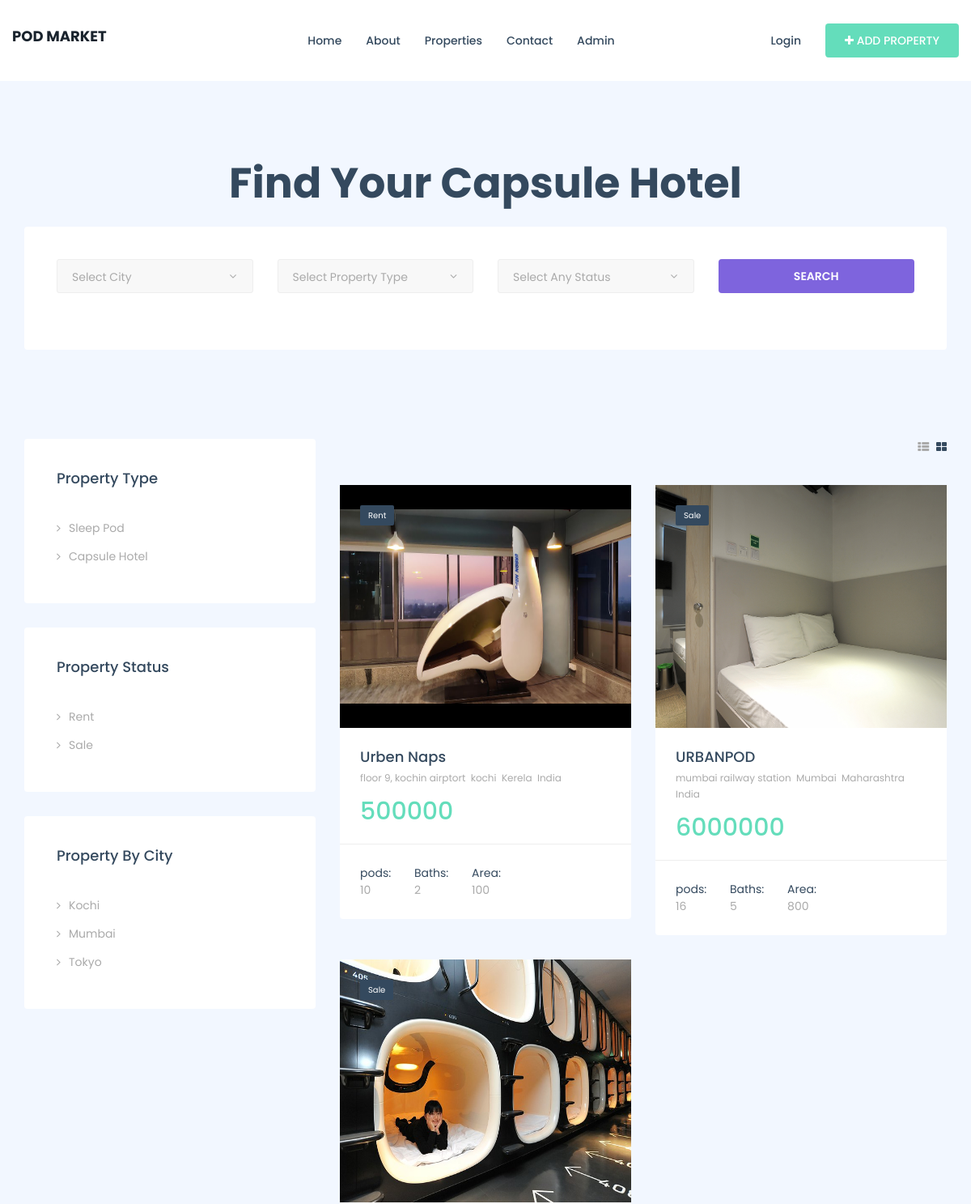
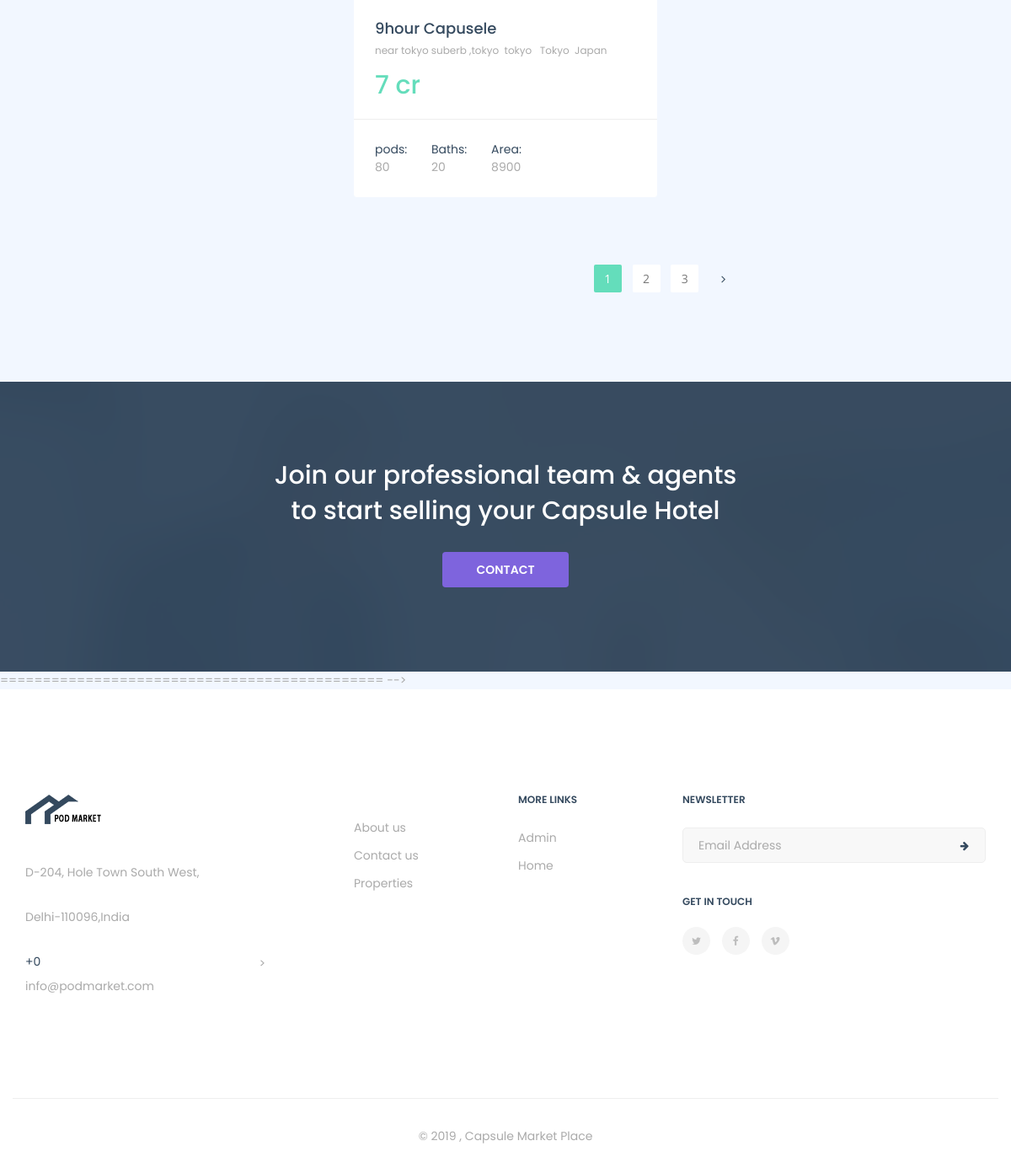
/properties-grid.php, run on the app's committed database (2 pictures, top to bottom).
### tables this page shows
CREATE TABLE `tblproperty` (
  `ID` int(10) NOT NULL,
  `UserID` char(20) DEFAULT NULL,
  `PropertyTitle` mediumtext DEFAULT NULL,
  `PropertDescription` mediumtext DEFAULT NULL,
  `Type` varchar(50) DEFAULT NULL,
  `Status` varchar(100) DEFAULT NULL,
  `Location` varchar(200) DEFAULT NULL,
  `Bedrooms` varchar(200) DEFAULT NULL,
  `Bathrooms` varchar(200) DEFAULT NULL,
  `Floors` varchar(200) DEFAULT NULL,
  `Garages` varchar(200) DEFAULT NULL,
  `Area` varchar(50) DEFAULT NULL,
  `Size` varchar(50) DEFAULT NULL,
  `RentorsalePrice` varchar(120) DEFAULT NULL,
  `BeforePricelabel` varchar(120) DEFAULT NULL,
  `AfterPricelabel` varchar(120) DEFAULT NULL,
  `PropertyID` varchar(120) DEFAULT NULL,
  `CenterCooling` int(4) DEFAULT NULL,
  `Balcony` int(4) DEFAULT NULL,
  `PetFriendly` int(4) DEFAULT NULL,
  `Barbeque` int(4) DEFAULT NULL,
  `FireAlarm` int(4) DEFAULT NULL,
  `ModernKitchen` int(4) DEFAULT NULL,
  `Storage` int(4) DEFAULT NULL,
  `Dryer` int(4) DEFAULT NULL,
  `Heating` int(4) DEFAULT NULL,
  `Pool` int(4) DEFAULT NULL,
  `Laundry` int(4) DEFAULT NULL,
  `Sauna` int(4) DEFAULT NULL,
  `Gym` int(4) DEFAULT NULL,
  `Elevator` int(4) DEFAULT NULL,
  `DishWasher` int(4) DEFAULT NULL,
  `EmergencyExit` int(4) DEFAULT NULL,
  `FeaturedImage` varchar(200) DEFAULT NULL,
  `GalleryImage1` varchar(200) DEFAULT NULL,
  `GalleryImage2` varchar(200) DEFAULT NULL,
  `GalleryImage3` varchar(200) DEFAULT NULL,
  `GalleryImage4` varchar(200) DEFAULT NULL,
  `GalleryImage5` varchar(200) DEFAULT NULL,
  `Address` varchar(200) DEFAULT NULL,
  `Country` varchar(200) DEFAULT NULL,
  `City` varchar(220) DEFAULT NULL,
  `State` varchar(200) DEFAULT NULL,
  `ZipCode` varchar(200) DEFAULT NULL,
  `Neighborhood` varchar(200) DEFAULT NULL,
  `ListingDate` timestamp NULL DEFAULT current_timestamp()
);

CREATE TABLE `tblstate` (
  `ID` int(10) NOT NULL,
  `CountryID` int(5) DEFAULT NULL,
  `StateName` varchar(120) DEFAULT NULL,
  `EnterDate` timestamp NOT NULL DEFAULT current_timestamp()
);

CREATE TABLE `tblcountry` (
  `ID` int(10) NOT NULL,
  `CountryName` varchar(120) DEFAULT NULL,
  `EnterDate` timestamp NOT NULL DEFAULT current_timestamp() ON UPDATE current_timestamp()
);

CREATE TABLE `tblpage` (
  `ID` int(10) NOT NULL,
  `PageType` varchar(120) DEFAULT NULL,
  `PageTitle` mediumtext DEFAULT NULL,
  `PageDescription` mediumtext DEFAULT NULL,
  `Email` varchar(120) DEFAULT NULL,
  `MobileNumber` bigint(10) DEFAULT NULL,
  `UpdationDate` timestamp NULL DEFAULT NULL ON UPDATE current_timestamp()
);

### properties-grid.php (the view, shortened to what this page needs)
<!DOCTYPE html>
<html dir="ltr" lang="en-US">
<head>
    <link href="assets/css/external.css" rel="stylesheet">
    <link href="assets/css/bootstrap.min.css" rel="stylesheet">
    <link href="assets/css/style.css" rel="stylesheet">
</head>
<body>
    <div id="wrapper" class="wrapper clearfix">
        <header id="navbar-spy" class="header header-1 header-light header-fixed">
   <?php include_once('includes/header.php');?>
        </header>
        <?php include_once('includes/header-search.php');?>
        <section id="properties-grid" style="margin-top:-10%">
            <div class="container">
                <div class="row">
                    <div class="col-xs-12 col-sm-12 col-md-4">
                        <div class="widget widget-property">
                            <div class="widget--title">
                                <h5>Property Type</h5>
                            </div>
                            <div class="widget--content">
                                <ul class="list-unstyled mb-0">
                                    <?php
$query3=mysqli_query($con,"select distinct Type from  tblproperty");
while($row3=mysqli_fetch_array($query3))
{
?>
                                    <li>
                                        <a href="protypewise-property-detail.php?protypeid=<?php echo $row3['Type'];?>"><?php echo $row3['Type'];?></a>
                                    </li>
                                    <?php } ?>
                                </ul>
                            </div>
                        </div>
                        <div class="widget widget-property">
                            <div class="widget--title">
                                <h5>Property Status</h5>
                            </div>
                            <div class="widget--content">
                                <?php
$query4=mysqli_query($con,"select distinct Status from  tblproperty");
while($row4=mysqli_fetch_array($query4))
{
?>
                                <ul class="list-unstyled mb-0">
                                    <li>
                                       <a href="statuswise-property-detail.php?stproid=<?php echo $row4['Status'];?>"><?php echo $row4['Status'];?></a>
                                    </li>
                                    <?php } ?>
                                </ul>
                            </div>
                        </div>
                        <div class="widget widget-property">
                            <div class="widget--title">
                                <h5>Property By City</h5>
                            </div>
                            <div class="widget--content">
                                <ul class="list-unstyled mb-0">
                                    <?php
$query5=mysqli_query($con,"select distinct City from  tblproperty");
while($row5=mysqli_fetch_array($query5))
{
?>
                                    <li>
                                       <a href="citywise-property-detail.php?cityproid=<?php echo $row5['City'];?>"><?php echo $row5['City'];?></a>
                                    </li>
                                    <?php } ?>
                                </ul>
                            </div>
                        </div>
                    </div>
                    <div class="col-xs-12 col-sm-12 col-md-8">
                        <div class="row">
                            <div class="col-xs-12 col-sm-12 col-md-12">
                                <div class="properties-filter clearfix">
                                    <div class="view--type pull-right">
                                        <a id="switch-list" href="#" class=""><i class="fa fa-th-list"></i></a>
                                        <a id="switch-grid" href="#" class="active"><i class="fa fa-th-large"></i></a>
                                    </div>
                                </div>
                            </div>
                            <div class="properties properties-grid">
<?php
        if (isset($_GET['pageno'])) {
            $pageno = $_GET['pageno'];
        } else {
            $pageno = 1;
        }
        $no_of_records_per_page = 8;
        $offset = ($pageno-1) * $no_of_records_per_page;
        $total_pages_sql = "SELECT COUNT(*) FROM tblproperty";
        $result = mysqli_query($con,$total_pages_sql);
        $total_rows = mysqli_fetch_array($result)[0];
        $total_pages = ceil($total_rows / $no_of_records_per_page);
$query=mysqli_query($con,"select tblproperty.*,tblcountry.CountryName,tblstate.StateName from tblproperty join tblcountry on tblcountry.ID=tblproperty.Country join tblstate on tblstate.ID=tblproperty.State LIMIT $offset, $no_of_records_per_page");
while($row=mysqli_fetch_array($query))
{
?>
                                <div class="col-xs-12 col-sm-6 col-md-6" width='300' height='300'>
                                    <div class="property-item">
                                        <div class="property--img">
<a href="single-property-detail.php?proid=<?php echo $row['ID'];?>">
<img src="propertyimages/<?php echo $row['FeaturedImage'];?>" alt="<?php echo $row['PropertyTitle'];?>"  width='380' height='300'>
                                </a>
<span class="property--status"><?php echo $row['Status'];?></span>
 </div>
 <div class="property--content">
<div class="property--info">
 <h5 class="property--title">
<a href="single-property-detail.php?proid=<?php echo $row['ID'];?>">
    <?php echo $row['PropertyTitle'];?></a></h5>
<p class="property--location"><?php echo $row['Address'];?>&nbsp;
<?php echo $row['City'];?>&nbsp;
<?php echo $row['StateName'];?>&nbsp;
<?php echo $row['CountryName'];?></p>
<p class="property--price"><?php echo $row['RentorsalePrice'];?></p>
 </div>
<div class="property--features">
<ul class="list-unstyled mb-0">
<li><span class="feature">pods:</span><span class="feature-num"><?php echo $row['Bedrooms'];?></span></li>
<li><span class="feature">Baths:</span><span class="feature-num"><?php echo $row['Bathrooms'];?></span></li>
<li><span class="feature">Area:</span><span class="feature-num"><?php echo $row['Area'];?></span></li>
</ul>
</div>
                                        </div>
                                    </div>
                                </div>
<?php } ?>
                            </div>
                              <div class="col-xs-12 col-sm-12 col-md-12 text-center mt-50">
                                      <ul class="pagination" >
                                     <li class="active"><a href="?pageno=1">1</a></li>
                                     <li class="<?php if($pageno <= 1){ echo 'disabled'; } ?>">
                                         <a href="<?php if($pageno <= 1){ echo '#'; } else { echo "?pageno=".($pageno - 1); } ?>">2</a>
                                     </li>
                                     <li class="<?php if($pageno >= $total_pages){ echo 'disabled'; } ?>">
                                         <a href="<?php if($pageno >= $total_pages){ echo '#'; } else { echo "?pageno=".($pageno + 1); } ?>">3</a>
                                     </li>
                                     <li>
                                        <a href="?pageno=<?php echo $total_pages; ?>" aria-label="Next">
                            <span aria-hidden="true"><i class="fa fa-angle-right"></i></span>
                         </a>
                                    </li>
                                 </ul>
                             </div>
                        </div>
                    </div>
                </div>
            </div>
        </section>
<?php include_once('includes/tst.php');?>
============================================= -->
       <?php include_once('includes/footer.php');?>
    </div>
</body>
</html>

### includes/footer.php (shortened to what this page needs)
 <?php
include('includes/dbconnection.php');
?>
 <footer id="footer" class="footer footer-1 bg-white">
            <div class="footer-widget">
                <div class="container">
                    <div class="row">
                        <div class="col-xs-12 col-sm-6 col-md-3 widget--about">
                            <div class="widget--content">
                                <?php
$ret=mysqli_query($con,"select * from tblpage where PageType='contactus'");
while ($row=mysqli_fetch_array($ret)) {
?>
                                <div class="footer--logo">
                                    <img src="assets/images/logo/logo-dark3.png" alt="logo">
                                </div>
                                <p><?php  echo $row['PageDescription'];?></p>
                                <div class="footer--contact">
                                    <ul class="list-unstyled mb-0">
                                        <li>+<?php  echo $row['MobileNumber'];?></li>
                                        <li> <p><?php  echo $row['Email'];?></p></li>
                                    </ul>
                                </div>
                            </div>
                            <?php } ?>
                        </div>
                        <div class="col-xs-12 col-sm-3 col-md-2 col-md-offset-1 widget--links">
                            <div class="widget--content">
                                <ul class="list-unstyled mb-0">
                                    <li><a href="about.php">About us</a></li>
                                    <li><a href="contact.php">Contact us</a></li>
                                   <li><a href="properties-grid.php">Properties</a></li>
                                </ul>
                            </div>
                        </div>
                        <div class="col-xs-12 col-sm-3 col-md-2 widget--links">
                            <div class="widget--title">
                                <h5>More Links</h5>
                            </div>
                            <div class="widget--content">
                                <ul class="list-unstyled mb-0">
                                    <li><a href="admin/login.php">Admin</a></li>
                                    <li><a href="index.php">Home</a></li>
                                </ul>
                            </div>
                        </div>
                      <div class="col-xs-12 col-sm-12 col-md-4 widget--newsletter">
                            <div class="widget--title">
                                <h5>newsletter</h5>
                            </div>
                            <div class="widget--content">
                                <form class="newsletter--form mb-40">
                                    <input type="email" class="form-control" id="newsletter-email" placeholder="Email Address">
                                    <button type="submit"><i class="fa fa-arrow-right"></i></button>
                                </form>
                                <h6>Get In Touch</h6>
                                <div class="social-icons">
                                    <a href="#"><i class="fa fa-twitter"></i></a>
                                    <a href="#"><i class="fa fa-facebook"></i></a>
                                    <a href="#"><i class="fa fa-vimeo"></i></a>
                                </div>
                            </div>
                        </div>>
                    </div>
                </div>
            </div>
            <div class="footer--copyright text-center">
                <div class="container">
                    <div class="row footer--bar">
                        <div class="col-xs-12 col-sm-12 col-md-12">
                            <span>© 2019 ,  Capsule Market Place</span>
                        </div>
                    </div>
                </div>
            </div>
        </footer>

### data on the page
tblproperty: FeaturedImage (picture), Status "Rent", PropertyTitle "Urben Naps", Address "floor 9, kochin airptort", City "kochi", tblstate.StateName "Kerela", tblcountry.CountryName "India", RentorsalePrice "500000", Bedrooms "10", Bathrooms "2", Area "100"
tblproperty: FeaturedImage (picture), Status "Sale", PropertyTitle "URBANPOD", Address "mumbai railway station", City "Mumbai", tblstate.StateName "Maharashtra", tblcountry.CountryName "India", RentorsalePrice "6000000", Bedrooms "16", Bathrooms "5", Area "800"
tblproperty: FeaturedImage (picture), Status "Sale", PropertyTitle "9hour Capusele", Address "near tokyo suberb ,tokyo", City "tokyo", tblstate.StateName "Tokyo", tblcountry.CountryName "Japan", RentorsalePrice "7 cr", Bedrooms "80", Bathrooms "20", Area "8900"
tblpage: PageDescription "D-204, Hole Town South West, Delhi-110096,India", MobileNumber "0", Email "info@podmarket.com"

### other printed values
$row3['Type'] "Sleep Pod"
$row3['Type'] "Capsule Hotel"
$row4['Status'] "Rent"
$row4['Status'] "Sale"
$row5['City'] "Kochi"
$row5['City'] "Mumbai"
$row5['City'] "Tokyo"
